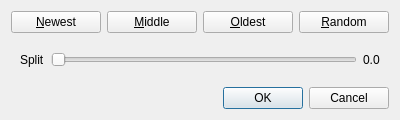
<?xml version="1.0" encoding="UTF-8"?>
<ui version="4.0">
 <class>Dialog</class>
 <widget class="QDialog" name="Dialog">
  <property name="geometry">
   <rect>
    <x>0</x>
    <y>0</y>
    <width>400</width>
    <height>120</height>
   </rect>
  </property>
  <property name="windowTitle">
   <string>Dialog</string>
  </property>
  <layout class="QVBoxLayout" name="verticalLayout_2">
   <item>
    <layout class="QHBoxLayout" name="horizontalLayout_2">
     <item>
      <widget class="QPushButton" name="newestButton">
       <property name="text">
        <string>&amp;Newest</string>
       </property>
       <property name="checkable">
        <bool>true</bool>
       </property>
       <property name="autoDefault">
        <bool>false</bool>
       </property>
      </widget>
     </item>
     <item>
      <widget class="QPushButton" name="middleButton">
       <property name="text">
        <string>&amp;Middle</string>
       </property>
       <property name="checkable">
        <bool>true</bool>
       </property>
       <property name="autoDefault">
        <bool>false</bool>
       </property>
      </widget>
     </item>
     <item>
      <widget class="QPushButton" name="oldestButton">
       <property name="text">
        <string>&amp;Oldest</string>
       </property>
       <property name="checkable">
        <bool>true</bool>
       </property>
       <property name="autoDefault">
        <bool>false</bool>
       </property>
      </widget>
     </item>
     <item>
      <widget class="QPushButton" name="randomButton">
       <property name="text">
        <string>&amp;Random</string>
       </property>
       <property name="checkable">
        <bool>true</bool>
       </property>
       <property name="checked">
        <bool>false</bool>
       </property>
       <property name="autoDefault">
        <bool>false</bool>
       </property>
      </widget>
     </item>
    </layout>
   </item>
   <item>
    <widget class="QWidget" name="splitLayout" native="true">
     <layout class="QHBoxLayout" name="horizontalLayout">
      <item>
       <widget class="QLabel" name="splitLabel">
        <property name="text">
         <string>Split</string>
        </property>
       </widget>
      </item>
      <item>
       <widget class="QSlider" name="splitSlider">
        <property name="maximum">
         <number>100</number>
        </property>
        <property name="orientation">
         <enum>Qt::Horizontal</enum>
        </property>
       </widget>
      </item>
      <item>
       <widget class="QLabel" name="splitDisplay">
        <property name="text">
         <string>0.0</string>
        </property>
       </widget>
      </item>
     </layout>
    </widget>
   </item>
   <item>
    <widget class="QDialogButtonBox" name="buttonBox">
     <property name="orientation">
      <enum>Qt::Horizontal</enum>
     </property>
     <property name="standardButtons">
      <set>QDialogButtonBox::Cancel|QDialogButtonBox::Ok</set>
     </property>
    </widget>
   </item>
  </layout>
 </widget>
 <resources/>
 <connections>
  <connection>
   <sender>buttonBox</sender>
   <signal>accepted()</signal>
   <receiver>Dialog</receiver>
   <slot>accept()</slot>
   <hints>
    <hint type="sourcelabel">
     <x>227</x>
     <y>281</y>
    </hint>
    <hint type="destinationlabel">
     <x>157</x>
     <y>274</y>
    </hint>
   </hints>
  </connection>
  <connection>
   <sender>buttonBox</sender>
   <signal>rejected()</signal>
   <receiver>Dialog</receiver>
   <slot>reject()</slot>
   <hints>
    <hint type="sourcelabel">
     <x>295</x>
     <y>287</y>
    </hint>
    <hint type="destinationlabel">
     <x>286</x>
     <y>274</y>
    </hint>
   </hints>
  </connection>
 </connections>
</ui>
